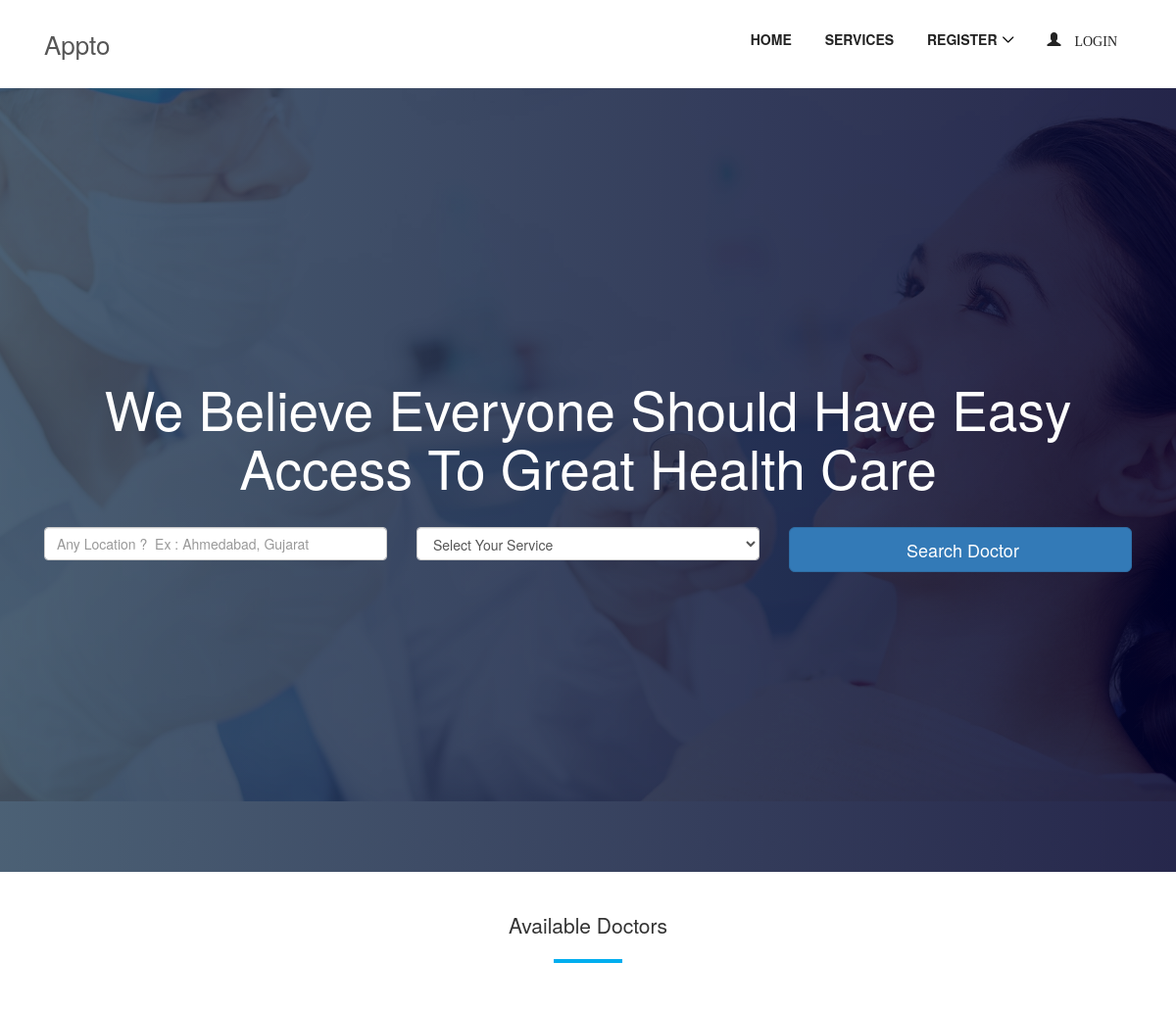
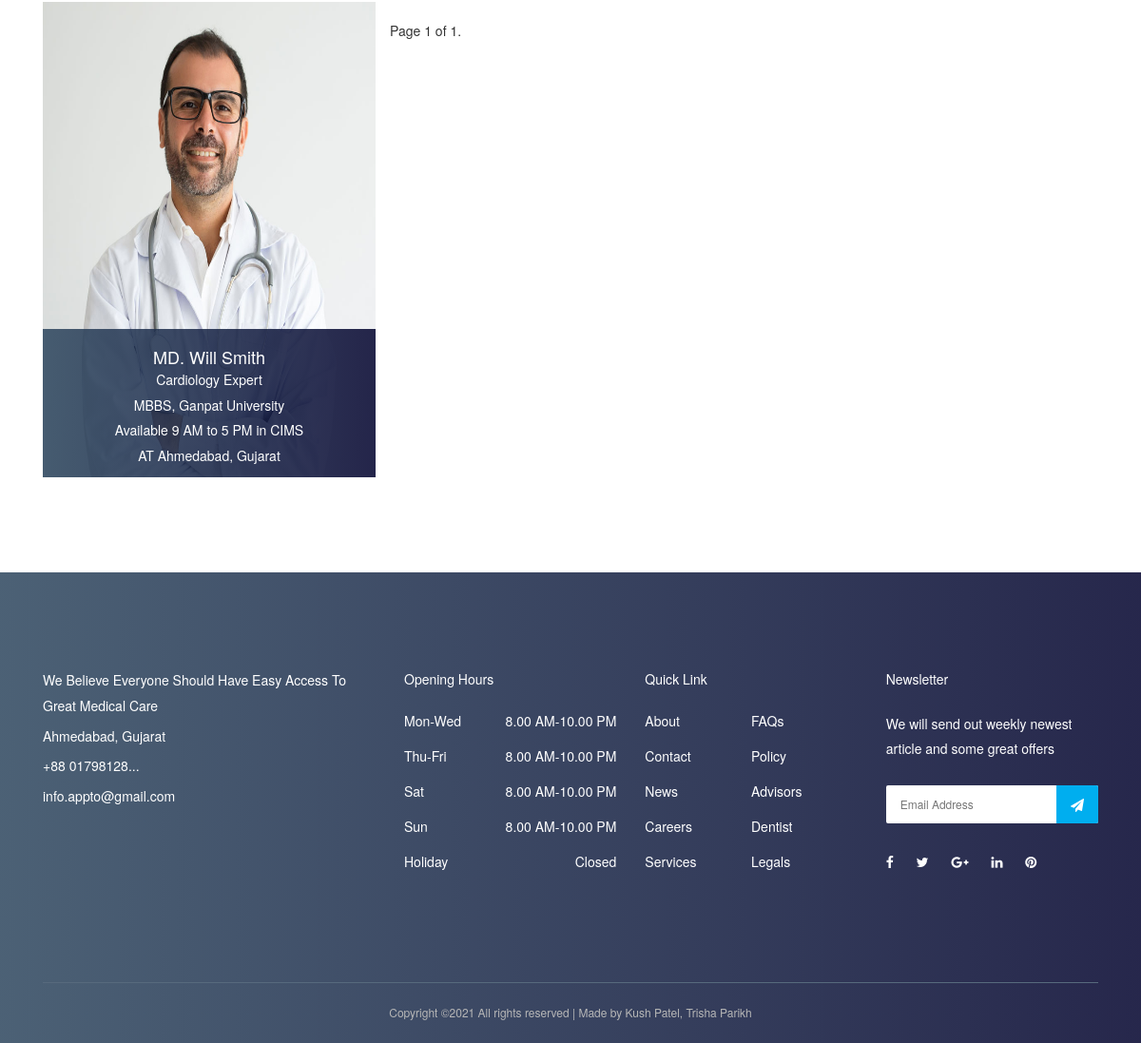
The page / on the database its author committed (2 pictures, top to bottom).
### appointment/models.py (models this page shows, shortened)
class Appointment(models.Model):
    user = models.ForeignKey(User,null=True,blank=True, on_delete=models.CASCADE)
    full_name = models.CharField(max_length=100)
    image = models.ImageField(upload_to='doc_pro_pic', default='../media/doctor.jpg')
    location = models.CharField(max_length=100)
    start_time = models.CharField(max_length=10)
    end_time = models.CharField(max_length=10)
    qualification_name = models.CharField(max_length=100)
    institute_name = models.CharField(max_length=100)
    hospital_name = models.CharField(max_length=100)
    department = models.CharField(choices=department, max_length=100)
    created_at = models.DateTimeField(default=timezone.now)

### appointment/views.py (the view)
# urls.py: path('', HomePageView.as_view(), name='home'),
class HomePageView(ListView):
    paginate_by = 9
    model = Appointment
    context_object_name = 'home'
    template_name = "home.html"
    def get_queryset(self):
        return self.model.objects.all().order_by('-id')

### templates/home.html (shortened to what this page needs)
{% extends 'base.html' %}
{% load static %}
{% block content %}
  <section class="welcome-area">
    <div class="welcome-slides owl-carousel">
      <div class="welcome-welcome-slide bg-img bg-gradient-overlay jarallax"  style="background-image: url('{% static 'img/bg-img/1.jpg' %}');">
        <div class="container h-100">
          <div class="row h-100 align-items-center">
            <div class="col-12">
              <div class="welcome-text text-center">
                <h2 data-animation="fadeInUp" data-delay="100ms">We Believe Everyone Should Have Easy Access To Great Health Care</h2>
                <div class="welcome-btn-group">
                    <form id="job-main-form" method="get" action="{% url 'appointment:search' %}" class="search-doctor-form">
                    <div class="row mb-5">
                        <div class="col-12 col-sm-6 col-md-6 col-lg-4 mb-4 mb-lg-0">
                            <input type="text" id="location" name="location"
                                   class="form-control form-control-lg" placeholder="Any Location ?  Ex : Ahmedabad, Gujarat">
                        </div>
                        <div class="col-12 col-sm-6 col-md-6 col-lg-4 mb-4 mb-lg-0">
                            <select id="department" name="department" class="form-control">
                                <option style="display: none;" >Select Your Service</option>
                            </select>
                        </div>
                        <div class="col-12 col-sm-6 col-md-6 col-lg-4 mb-4 mb-lg-0">
                            <button type="submit" class="btn btn-primary btn-lg btn-block text-black btn-search">Search Doctor
                            </button>
                        </div>
                    </div>
                </form>
                </div>
              </div>
            </div>
          </div>
        </div>
      </div>
    </div>
  </section>
    <section class="dentist-area section-padding-35-0">
        <div class="container">
            <div class="row">
                <div class="col-12">
                    <div class="section-heading text-center">
                        <h3 class="lead">Available Doctors </h3>
                        <div class="line"></div>
                    </div>
                </div>
            </div>
            <div class="row">
                {% for apt in home %}
                    <div class="col-12 col-sm-6 col-md-4">
                        <div class="single-dentist-area mb-100">
                            {% if apt.image %}
                                <img style="height: 500px; width: 600px" src="{{ apt.image.url }}" alt="">
                            {% else %}
                                <img style="height: 500px; width: 600px" src="../kush.jpg" alt="">
                            {% endif %}
                            <div class="dentist-content">
                                <div class="dentist-info bg-gradient-overlay">
                                    {% if request.user.is_authenticated and request.user.role == 'patient' %}
                                        <h5>{{ apt.full_name }}</h5>
                                        <p>{{ apt.department }} Expert</p>
                                        <p>{{ apt.qualification_name }}, {{ apt.institute_name }}</p>
                                        <p>Available {{ apt.start_time }} to {{ apt.end_time }}
                                            in City hospital</p>
                                        <p>
                                            AT {{ apt.location }} <i class="fa fa-th"></i>
                                            <a href="{% url 'appointment:take-appointment' apt.id %}"> Take
                                                Appointment</a>
                                        </p>
                                        {% else %}
                                         <h5>{{ apt.full_name }}</h5>
                                        <p>{{ apt.department }} Expert</p>
                                        <p>{{ apt.qualification_name }}, {{ apt.institute_name }}</p>
                                        <p>Available {{ apt.start_time }} to {{ apt.end_time }}
                                            in {{ apt.hospital_name }}</p>
                                        <p>
                                            AT {{ apt.location }} </p>
                                    {% endif %}
                                </div>
                            </div>
                        </div>
                    </div>
                {% endfor %}
                <div class="pagination">
    <span class="step-links">
        <span class="current">
            Page {{ page_obj.number }} of {{ page_obj.paginator.num_pages }}.
        </span>
    </span>
                </div>
            </div>
        </div>
    </section>
{% endblock %}

### static/style.css (style rules this page uses)
* { margin: 0; padding: 0; }
body { font-family: "Montserrat", sans-serif; font-weight: 400; font-size: 14px; }
h1, h2, h3, h4, h5, h6 { font-family: "Montserrat", sans-serif; color: #333333; line-height: 1.4; font-weight: 600; }
p { line-height: 1.9; color: #707070; font-size: 14px; font-weight: 400; }
img { max-width: 100%; height: auto; }
.bg-gradient-overlay { position: relative; z-index: 1; }
.bg-gradient-overlay::after { position: absolute; content: ""; height: 100%; width: 100%; top: 0; left: 0; z-index: -1; background: #2c455d; background: -webkit-linear-gradient(to right, #2c455d, #00012c); background: linear-gradient(to right, #2c455d, #00012c); opacity: 0.85; }
.bg-img { background-position: center center; background-size: cover; background-repeat: no-repeat; }
.jarallax { position: relative; z-index: 0; }
.mb-100 { margin-bottom: 100px; }
.section-heading { position: relative; z-index: 1; margin-bottom: 50px; }
.section-heading .line { width: 70px; height: 4px; background-color: #00aeef; }
.section-heading.text-center .line { margin: 0 auto; }
.welcome-welcome-slide { position: relative; z-index: 2; width: 100%; height: 800px; }
.welcome-text { position: relative; z-index: 1; }
.welcome-text h2 { font-size: 55px; color: #ffffff; margin-bottom: 30px; display: block; text-transform: capitalize; }
.single-dentist-area { position: relative; z-index: 1; background-color: #f4f4f4; -webkit-transition-duration: 500ms; -o-transition-duration: 500ms; transition-duration: 500ms; }
.single-dentist-area .dentist-content { position: absolute; width: 100%; bottom: 0; }
.single-dentist-area .dentist-content .dentist-info { width: 100%; padding: 10px 15px; text-align: center; }
.single-dentist-area .dentist-content .dentist-info h5 { color: #ffffff; font-size: 18px; margin-bottom: 0; }
.single-dentist-area .dentist-content .dentist-info p { color: #ffffff; margin-bottom: 0; }

### static/css/default-assets/classy-nav.css (style rules this page uses)
body { font-family: "Roboto", sans-serif; }
img { height: auto; max-width: 100%; }
.bg-img { background-position: center center; background-size: cover; background-repeat: no-repeat; }

### rows shown on the page
Appointment: image (picture), full_name "MD. Will Smith", department "Cardiology", qualification_name "MBBS", institute_name "Ganpat University", start_time "9 AM", end_time "5 PM", hospital_name "CIMS", location "Ahmedabad, Gujarat"

### other values the page prints
{{ page_obj.number }} "1"
{{ page_obj.paginator.num_pages }} "1"
